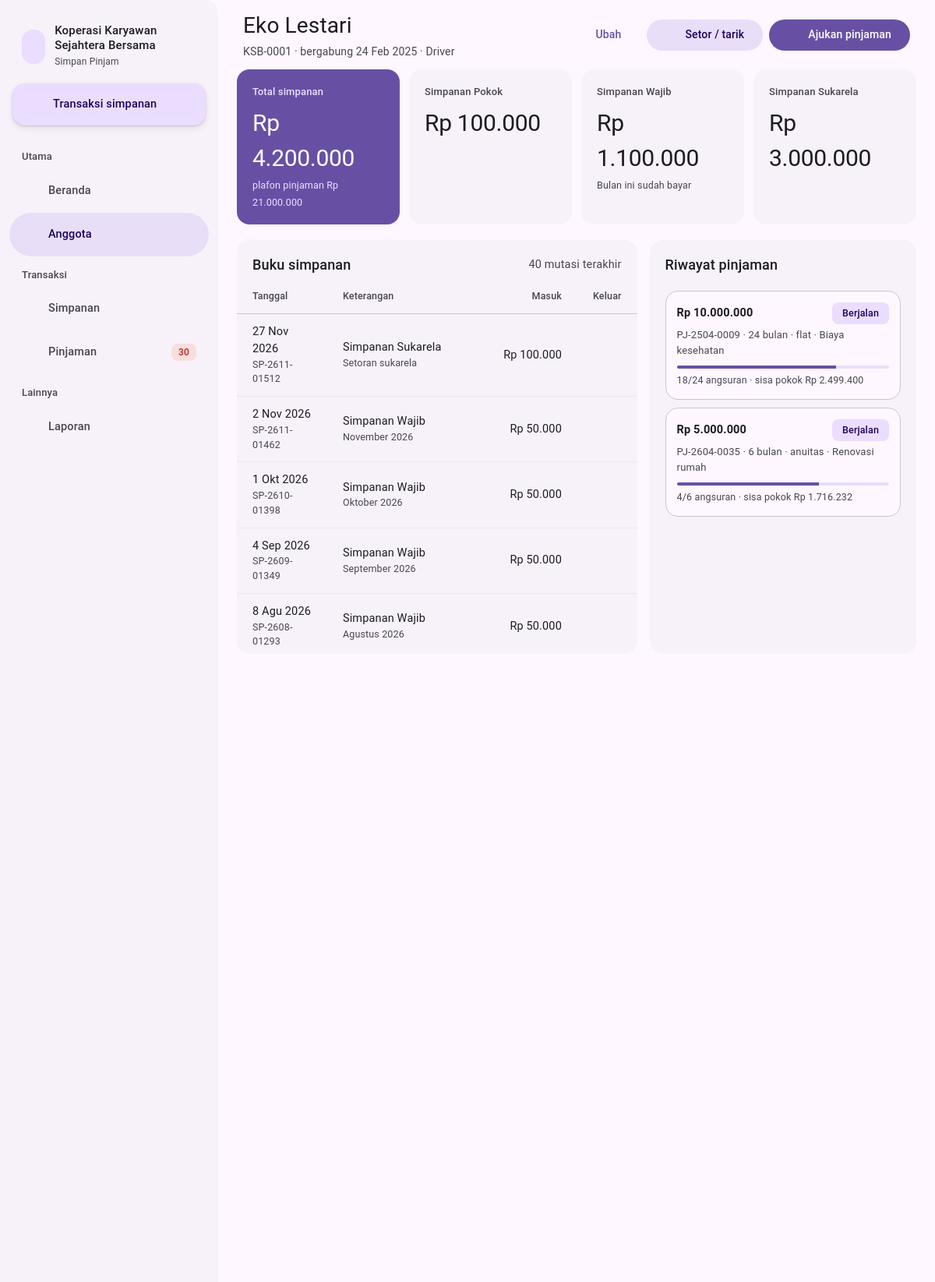
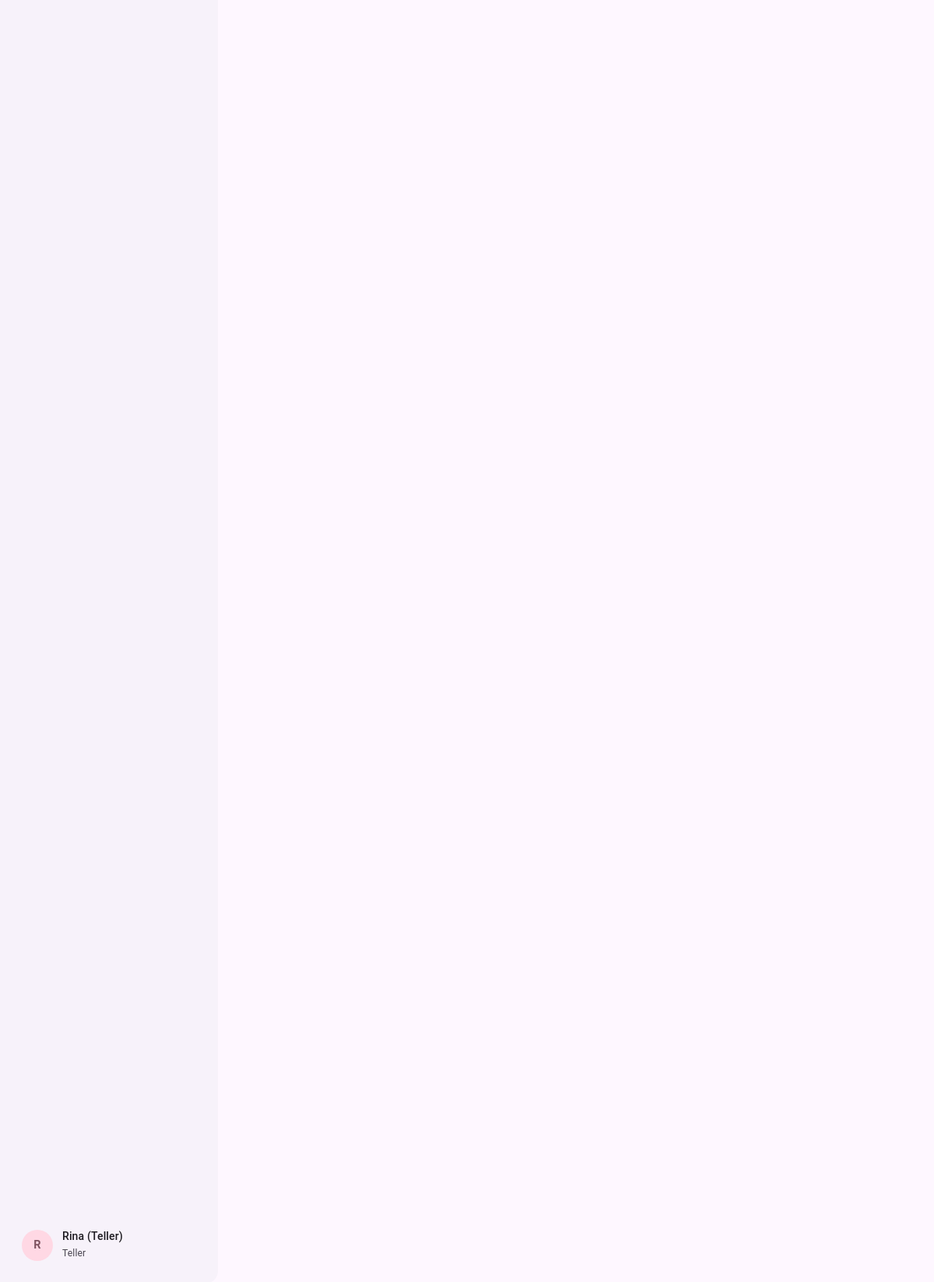
The page /index.php?page=anggota.detail&id=1 (signed in) on the database its author committed (2 pictures, top to bottom).
### tables this page shows
CREATE TABLE pengaturan (
  id INT PRIMARY KEY,
  nama VARCHAR(120) NOT NULL,
  alamat VARCHAR(255),
  telepon VARCHAR(30),
  simpanan_pokok INT NOT NULL DEFAULT 100000,
  simpanan_wajib INT NOT NULL DEFAULT 50000,
  bunga_default DECIMAL(4,2) NOT NULL DEFAULT 1.50,       
  provisi_persen DECIMAL(4,2) NOT NULL DEFAULT 1.00,      
  denda_persen_hari DECIMAL(4,2) NOT NULL DEFAULT 0.20,   
  denda_maks_persen DECIMAL(5,2) NOT NULL DEFAULT 10.00,  
  maks_kali_simpanan TINYINT NOT NULL DEFAULT 5           
);

CREATE TABLE anggota (
  id INT AUTO_INCREMENT PRIMARY KEY,
  no_anggota VARCHAR(20) NOT NULL UNIQUE,
  nik CHAR(16) NOT NULL UNIQUE,
  nama VARCHAR(100) NOT NULL,
  jk ENUM('L','P') NOT NULL,
  alamat VARCHAR(255),
  telepon VARCHAR(20),
  pekerjaan VARCHAR(60),
  tgl_gabung DATE NOT NULL,
  status ENUM('aktif','keluar') NOT NULL DEFAULT 'aktif'
);

CREATE TABLE simpanan (
  id INT AUTO_INCREMENT PRIMARY KEY,
  kode VARCHAR(20) NOT NULL UNIQUE,
  anggota_id INT NOT NULL,
  jenis ENUM('pokok','wajib','sukarela') NOT NULL,
  arah ENUM('setor','tarik') NOT NULL DEFAULT 'setor',
  jumlah INT NOT NULL,
  periode CHAR(7) NULL,                 
  tanggal DATE NOT NULL,
  keterangan VARCHAR(150),
  user_id INT NULL,
  INDEX (anggota_id, jenis), INDEX (tanggal),
  UNIQUE KEY uk_wajib (anggota_id, jenis, periode),
  FOREIGN KEY (anggota_id) REFERENCES anggota(id)
);

CREATE TABLE pinjaman (
  id INT AUTO_INCREMENT PRIMARY KEY,
  kode VARCHAR(20) NOT NULL UNIQUE,
  anggota_id INT NOT NULL,
  jumlah INT NOT NULL,
  tenor TINYINT NOT NULL,               
  bunga_persen DECIMAL(4,2) NOT NULL,   
  metode ENUM('flat','anuitas') NOT NULL DEFAULT 'flat',
  tujuan VARCHAR(150),
  provisi INT NOT NULL DEFAULT 0,
  diterima INT NOT NULL DEFAULT 0,      
  status ENUM('diajukan','disetujui','berjalan','lunas','ditolak') NOT NULL DEFAULT 'diajukan',
  tgl_pengajuan DATE NOT NULL,
  tgl_cair DATE NULL,
  catatan VARCHAR(200),
  disetujui_oleh INT NULL,
  INDEX (status),
  FOREIGN KEY (anggota_id) REFERENCES anggota(id)
);

### index.php (called while the page is built, shortened)
<?php
require __DIR__ . '/includes/bootstrap.php';
$routes = [
    'login'          => 'pages/login.php',
    'logout'         => 'pages/logout.php',
    'dashboard'      => 'pages/dashboard.php',
    'anggota'        => 'pages/anggota/index.php',
    'anggota.form'   => 'pages/anggota/form.php',
    'anggota.detail' => 'pages/anggota/detail.php',
    'simpanan'       => 'pages/simpanan/index.php',
    'simpanan.wajib' => 'pages/simpanan/wajib.php',
    'pinjaman'       => 'pages/pinjaman/index.php',
    'pinjaman.ajukan'=> 'pages/pinjaman/ajukan.php',
    'pinjaman.detail'=> 'pages/pinjaman/detail.php',
    'pinjaman.aksi'  => 'pages/pinjaman/aksi.php',
    'bukti'          => 'pages/bukti.php',
    'laporan'        => 'pages/laporan.php',
    'pengaturan'     => 'pages/pengaturan.php',
];
$page = $_GET['page'] ?? 'dashboard';
require __DIR__ . '/' . $routes[$page];

### pages/anggota/detail.php (the view, shortened to what this page needs)
<?php
$a = q('SELECT * FROM anggota WHERE id = ?', [(int) ($_GET['id'] ?? 0)])->fetch();
$saldo = []; foreach (JENIS_SIMPANAN as $k => $_) $saldo[$k] = saldo_simpanan((int) $a['id'], $k);
$mutasi = q('SELECT * FROM simpanan WHERE anggota_id = ? ORDER BY tanggal DESC, id DESC LIMIT 40', [$a['id']])->fetchAll();
$pinjaman = q("SELECT p.*, (SELECT COUNT(*) FROM angsuran WHERE pinjaman_id = p.id AND dibayar_at IS NOT NULL) lunas_ke,
               (SELECT COALESCE(SUM(pokok),0) FROM angsuran WHERE pinjaman_id = p.id AND dibayar_at IS NULL) sisa FROM pinjaman p WHERE p.anggota_id = ? ORDER BY p.id DESC", [$a['id']])->fetchAll();
$wajibBulanIni = q("SELECT 1 FROM simpanan WHERE anggota_id = ? AND jenis = 'wajib' AND periode = ?", [$a['id'], date('Y-m')])->fetchColumn();
$plafon = array_sum($saldo) * setting()['maks_kali_simpanan'];
$title = $a['nama'];
$sub = e($a['no_anggota']) . ' · bergabung ' . tgl($a['tgl_gabung']) . ' · ' . e($a['pekerjaan']);
$actions = '<a class="btn" href="' . url('anggota.form', ['id' => $a['id']]) . '">Ubah</a><a class="btn btn-tonal" href="' . url('simpanan', ['anggota' => $a['id']]) . '">' . icon('piggy', 18) . ' Setor / tarik</a><a class="btn btn-filled" href="' . url('pinjaman.ajukan', ['anggota' => $a['id']]) . '">' . icon('hand', 18) . ' Ajukan pinjaman</a>';
require __DIR__ . '/../../includes/header.php';
?>
<div class="stats">
    <div class="stat hero"><small>Total simpanan</small><strong><?= rupiah(array_sum($saldo)) ?></strong><span>plafon pinjaman <?= rupiah($plafon) ?></span></div>
    <?php foreach (JENIS_SIMPANAN as $k => $l): ?><div class="stat"><small><?= $l ?></small><strong><?= rupiah($saldo[$k]) ?></strong><?php if ($k === 'wajib'): ?><span><?= $wajibBulanIni ? 'Bulan ini sudah bayar' : '<span style="color:var(--red)">Bulan ini belum bayar</span>' ?></span><?php endif; ?></div><?php endforeach; ?>
</div>
<div class="grid-2">
    <div class="card"><div class="card-head"><h2>Buku simpanan</h2><span class="muted">40 mutasi terakhir</span></div>
        <div class="table-wrap" style="max-height:480px;overflow:auto"><table>
            <thead><tr><th>Tanggal</th><th>Keterangan</th><th class="text-right">Masuk</th><th class="text-right">Keluar</th></tr></thead>
            <tbody><?php foreach ($mutasi as $m): ?><tr><td><?= tgl($m['tanggal']) ?><small><?= e($m['kode']) ?></small></td><td><?= JENIS_SIMPANAN[$m['jenis']] ?><small><?= e($m['periode'] ? bulan_id($m['periode']) : $m['keterangan']) ?></small></td>
                <td class="text-right num"><?= $m['arah'] === 'setor' ? rupiah($m['jumlah']) : '' ?></td><td class="text-right num" style="color:var(--red)"><?= $m['arah'] === 'tarik' ? rupiah($m['jumlah']) : '' ?></td></tr><?php endforeach; ?></tbody>
        </table></div></div>
    <div class="card"><div class="card-head"><h2>Riwayat pinjaman</h2></div><div class="card-body">
        <?php foreach ($pinjaman as $p): $pct = $p['tenor'] ? round($p['lunas_ke'] / $p['tenor'] * 100) : 0; ?>
            <a href="<?= url('pinjaman.detail', ['id' => $p['id']]) ?>" class="card outlined" style="display:block;padding:14px;margin-bottom:10px;color:inherit">
                <div style="display:flex;justify-content:space-between;align-items:center"><b class="num"><?= rupiah($p['jumlah']) ?></b><?= badge(STATUS_PINJ, $p['status']) ?></div>
                <div class="muted" style="font-size:13px;margin:4px 0 10px"><?= e($p['kode']) ?> · <?= $p['tenor'] ?> bulan · <?= e($p['metode']) ?> · <?= e($p['tujuan']) ?></div>
                <?php if (in_array($p['status'], ['berjalan', 'lunas'], true)): ?><div class="progress"><span style="width:<?= $pct ?>%"></span></div><div class="muted" style="font-size:12.5px;margin-top:6px"><?= $p['lunas_ke'] ?>/<?= $p['tenor'] ?> angsuran · sisa pokok <?= rupiah($p['sisa']) ?></div><?php endif; ?>
            </a>
        <?php endforeach; ?>
    </div></div>
</div>
<?php require __DIR__ . '/../../includes/footer.php'; ?>

### includes/bootstrap.php (shortened to what this page needs)
<?php
function db(): PDO
{
    static $pdo = null;
    if ($pdo === null) {
        $c = require __DIR__ . '/../config/database.php';
        $dsn = "mysql:host={$c['host']};port={$c['port']};dbname={$c['database']};charset=utf8mb4";
        try {
            $pdo = new PDO($dsn, $c['username'], $c['password'], [
                PDO::ATTR_ERRMODE => PDO::ERRMODE_EXCEPTION,
                PDO::ATTR_DEFAULT_FETCH_MODE => PDO::FETCH_ASSOC,
            ]);
        } catch (PDOException $e) {
            die('<h3>Koneksi database gagal.</h3><p>Cek config/database.php dan pastikan database <b>'
                . htmlspecialchars($c['database']) . '</b> sudah di-import.</p>');
        }
    }
    return $pdo;
}
function q(string $sql, array $params = []): PDOStatement
{
    $st = db()->prepare($sql);
    $st->execute($params);
    return $st;
}
function e($v): string
{
    return htmlspecialchars((string) $v, ENT_QUOTES, 'UTF-8');
}
function rupiah($n): string
{
    return 'Rp ' . number_format((int) $n, 0, ',', '.');
}
function tgl($date): string
{
    $bulan = ['', 'Jan', 'Feb', 'Mar', 'Apr', 'Mei', 'Jun', 'Jul', 'Agu', 'Sep', 'Okt', 'Nov', 'Des'];
    $t = strtotime($date);
    return date('j', $t) . ' ' . $bulan[(int) date('n', $t)] . ' ' . date('Y', $t);
}
function url(string $page = 'dashboard', array $params = []): string
{
    return 'index.php?' . http_build_query(['page' => $page] + $params);
}
function user(): ?array
{
    return $_SESSION['user'] ?? null;
}
function setting(): array
{
    static $s = null;
    return $s ??= q('SELECT * FROM pengaturan WHERE id = 1')->fetch() ?: [];
}
function icon(string $name, int $size = 18): string
{
    $p = $paths[$name] ?? '';
    return '<svg class="ic" width="' . $size . '" height="' . $size . '" viewBox="0 0 24 24" fill="none" stroke="currentColor" stroke-width="2" stroke-linecap="round" stroke-linejoin="round">' . $p . '</svg>';
}
function badge(array $map, string $s): string
{
    [$l, $c] = $map[$s] ?? [ucfirst($s), 'gray'];
    return '<span class="chip chip-' . $c . '">' . e($l) . '</span>';
}
function saldo_simpanan(int $anggotaId, ?string $jenis = null): int
{
    $sql = "SELECT COALESCE(SUM(CASE WHEN arah = 'setor' THEN jumlah ELSE -jumlah END),0) FROM simpanan WHERE anggota_id = ?";
    $p = [$anggotaId];
    if ($jenis) { $sql .= ' AND jenis = ?'; $p[] = $jenis; }
    return (int) q($sql, $p)->fetchColumn();
}
function bulan_id(string $ym): string
{
    $n = ['', 'Januari', 'Februari', 'Maret', 'April', 'Mei', 'Juni', 'Juli', 'Agustus', 'September', 'Oktober', 'November', 'Desember'];
    return $n[(int) substr($ym, 5, 2)] . ' ' . substr($ym, 0, 4);
}

### includes/header.php (shortened to what this page needs)
<?php
$navPengajuan = (int) q("SELECT COUNT(*) FROM pinjaman WHERE status = 'diajukan'")->fetchColumn();
$navTunggak = (int) q("SELECT COUNT(*) FROM angsuran a JOIN pinjaman p ON p.id = a.pinjaman_id WHERE p.status = 'berjalan' AND a.dibayar_at IS NULL AND a.jatuh_tempo < CURDATE()")->fetchColumn();
$navMenu = [
    'Utama' => [['dashboard', 'Beranda', 'home', 0], ['anggota', 'Anggota', 'users', 0]],
    'Transaksi' => [['simpanan', 'Simpanan', 'piggy', 0], ['pinjaman', 'Pinjaman', 'hand', $navPengajuan + $navTunggak]],
    'Lainnya' => [['laporan', 'Laporan', 'chart', 0]],
];
$navCur = explode('.', $_GET['page'] ?? 'dashboard')[0];
?>
<!DOCTYPE html>
<html lang="id">
<head>
    <link rel="stylesheet" href="assets/css/style.css">
</head>
<body>
<div class="layout">
    <aside class="drawer" id="drawer">
        <div class="head"><span class="logo"><?= icon('piggy', 24) ?></span><div><b><?= e(setting()['nama']) ?></b><small>Simpan Pinjam</small></div></div>
        <a class="fab" href="<?= url('simpanan') ?>"><?= icon('plus', 20) ?> Transaksi simpanan</a>
        <nav>
            <?php foreach ($navMenu as $sec => $links): ?>
                <div class="sec"><?= $sec ?></div>
                <?php foreach ($links as [$k, $l, $ic, $n]): ?><a href="<?= url($k) ?>" class="<?= $navCur === $k ? 'active' : '' ?>"><?= icon($ic, 22) ?> <?= $l ?><?php if ($n): ?><span class="n chip chip-red" style="height:22px;padding:0 8px"><?= $n ?></span><?php endif; ?></a><?php endforeach; ?>
            <?php endforeach; ?>
        </nav>
        <div class="grow"></div>
        <div class="me"><span class="av"><?= e(strtoupper(substr(user()['nama'], 0, 1))) ?></span><div class="grow"><b><?= e(user()['nama']) ?></b><small><?= e(ucfirst(user()['role'])) ?></small></div><a class="icon-btn" href="<?= url('logout') ?>" title="Keluar"><?= icon('logout', 20) ?></a></div>
    </aside>
    <main class="main">
        <header class="appbar">
            <h1><?= e($title ?? 'Beranda') ?><?php if (!empty($sub)): ?><small><?= $sub ?></small><?php endif; ?></h1>
            <div class="acts"><?= $actions ?? '' ?></div>
        </header>

### rows shown on the page
pengaturan: nama "Koperasi Karyawan Sejahtera Bersama", maks_kali_simpanan "Rp 21.000.000"
anggota: nama "Eko Lestari", sub "KSB-0001 · bergabung 24 Feb 2025 · Driver"
simpanan: tanggal "27 Nov 2026", kode "SP-2611-01512", jenis "Simpanan Sukarela", keterangan "Setoran sukarela", jumlah "Rp 100.000"
simpanan: tanggal "2 Nov 2026", kode "SP-2611-01462", jenis "Simpanan Wajib", periode "November 2026", jumlah "Rp 50.000"
simpanan: tanggal "1 Okt 2026", kode "SP-2610-01398", jenis "Simpanan Wajib", periode "Oktober 2026", jumlah "Rp 50.000"
simpanan: tanggal "4 Sep 2026", kode "SP-2609-01349", jenis "Simpanan Wajib", periode "September 2026", jumlah "Rp 50.000"
simpanan: tanggal "8 Agu 2026", kode "SP-2608-01293", jenis "Simpanan Wajib", periode "Agustus 2026", jumlah "Rp 50.000"
pinjaman: jumlah "Rp 10.000.000", kode "PJ-2504-0009", tenor "24", metode "flat", tujuan "Biaya kesehatan", $pct 75 (drawn), lunas_ke "18", sisa "Rp 2.499.400"
pinjaman: jumlah "Rp 5.000.000", kode "PJ-2604-0035", tenor "6", metode "anuitas", tujuan "Renovasi rumah", $pct 67 (drawn), lunas_ke "4", sisa "Rp 1.716.232"

### other values the page prints
$sec "Utama"
$l "Beranda"
$l "Anggota"
$sec "Transaksi"
$l "Simpanan"
$l "Pinjaman"
$n "30"
$sec "Lainnya"
$l "Laporan"
substr(user()['nama'], 0, 1) "R"
user()['nama'] "Rina (Teller)"
user()['role'] "Teller"
rupiah(array_sum($saldo)) "Rp 4.200.000"
$l "Simpanan Pokok"
rupiah($saldo[$k]) "Rp 100.000"
